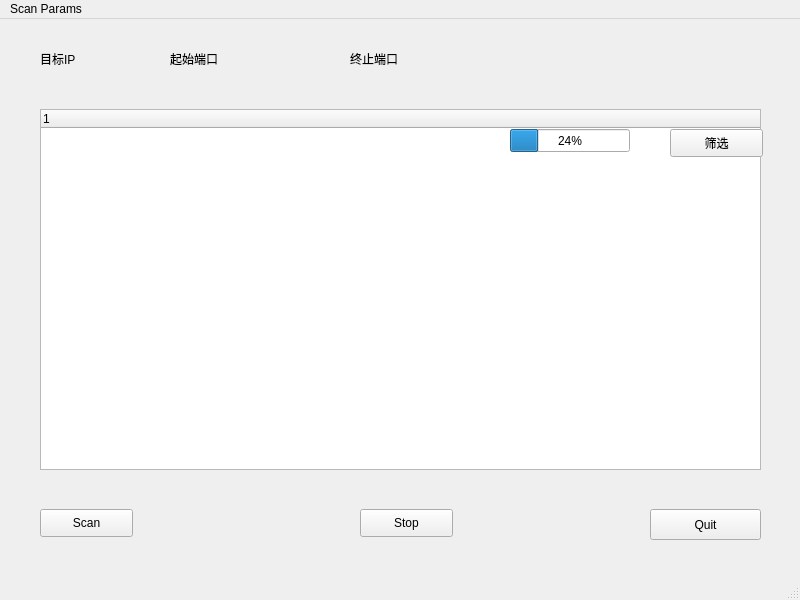
<?xml version="1.0" encoding="UTF-8"?>
<ui version="4.0">
 <class>MainWindow</class>
 <widget class="QMainWindow" name="MainWindow">
  <property name="geometry">
   <rect>
    <x>0</x>
    <y>0</y>
    <width>800</width>
    <height>600</height>
   </rect>
  </property>
  <property name="windowTitle">
   <string>MainWindow</string>
  </property>
  <widget class="QWidget" name="centralwidget">
   <widget class="QLabel" name="label">
    <property name="geometry">
     <rect>
      <x>40</x>
      <y>30</y>
      <width>69</width>
      <height>19</height>
     </rect>
    </property>
    <property name="text">
     <string>目标IP</string>
    </property>
   </widget>
   <widget class="QLabel" name="label_2">
    <property name="geometry">
     <rect>
      <x>350</x>
      <y>30</y>
      <width>69</width>
      <height>19</height>
     </rect>
    </property>
    <property name="text">
     <string>终止端口</string>
    </property>
   </widget>
   <widget class="QTreeWidget" name="treeWidget">
    <property name="geometry">
     <rect>
      <x>40</x>
      <y>90</y>
      <width>721</width>
      <height>361</height>
     </rect>
    </property>
    <column>
     <property name="text">
      <string notr="true">1</string>
     </property>
    </column>
   </widget>
   <widget class="QPushButton" name="pushButton_Scan">
    <property name="geometry">
     <rect>
      <x>40</x>
      <y>490</y>
      <width>93</width>
      <height>28</height>
     </rect>
    </property>
    <property name="text">
     <string>Scan</string>
    </property>
   </widget>
   <widget class="QPushButton" name="pushButton_Stop">
    <property name="geometry">
     <rect>
      <x>360</x>
      <y>490</y>
      <width>93</width>
      <height>28</height>
     </rect>
    </property>
    <property name="text">
     <string>Stop</string>
    </property>
   </widget>
   <widget class="QPushButton" name="pushButton_Quit">
    <property name="geometry">
     <rect>
      <x>650</x>
      <y>490</y>
      <width>111</width>
      <height>31</height>
     </rect>
    </property>
    <property name="text">
     <string>Quit</string>
    </property>
   </widget>
   <widget class="QProgressBar" name="progressBar">
    <property name="geometry">
     <rect>
      <x>510</x>
      <y>110</y>
      <width>120</width>
      <height>23</height>
     </rect>
    </property>
    <property name="value">
     <number>24</number>
    </property>
   </widget>
   <widget class="QPushButton" name="pushButton_Filter">
    <property name="geometry">
     <rect>
      <x>670</x>
      <y>110</y>
      <width>93</width>
      <height>28</height>
     </rect>
    </property>
    <property name="text">
     <string>筛选</string>
    </property>
   </widget>
   <widget class="QLabel" name="label_3">
    <property name="geometry">
     <rect>
      <x>170</x>
      <y>30</y>
      <width>69</width>
      <height>19</height>
     </rect>
    </property>
    <property name="text">
     <string>起始端口</string>
    </property>
   </widget>
  </widget>
  <widget class="QMenuBar" name="menubar">
   <property name="geometry">
    <rect>
     <x>0</x>
     <y>0</y>
     <width>800</width>
     <height>25</height>
    </rect>
   </property>
   <widget class="QMenu" name="menu">
    <property name="title">
     <string>Scan Params</string>
    </property>
    <addaction name="actionScan_Params"/>
   </widget>
   <addaction name="menu"/>
  </widget>
  <widget class="QStatusBar" name="statusbar"/>
  <action name="actionScan_Params">
   <property name="text">
    <string>setting</string>
   </property>
  </action>
 </widget>
 <resources/>
 <connections/>
</ui>
